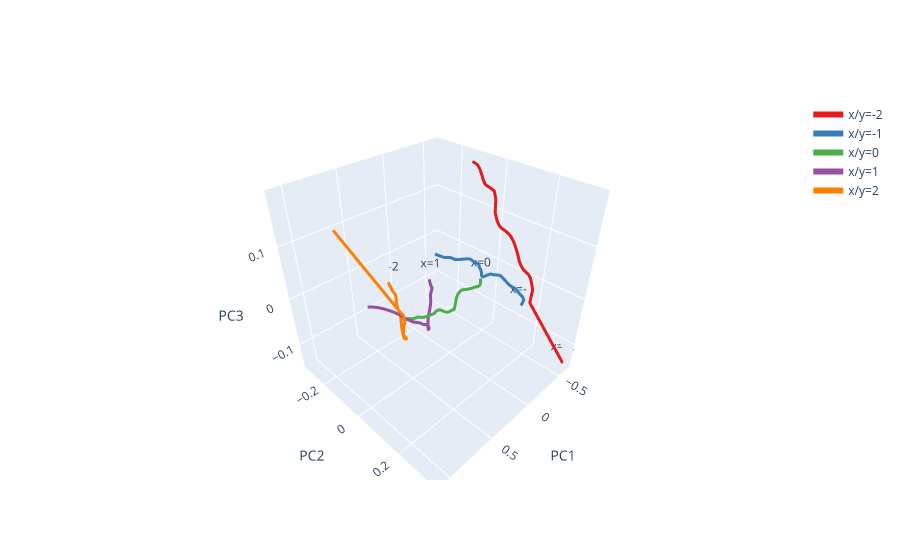

Here is the notebook cell this chart was saved with:
### Code cell
import plotly.graph_objects as go
import plotly.express as px
#import plotly.io as pio
#pio.kaleido.scope.default_format = "png"

fig = go.Figure()

discrete = [-2, -1, 0, 1, 2]

# pick a palette with at least 5 distinct colors
palette = px.colors.qualitative.Set1  
color_map = {val: palette[i % len(palette)] for i, val in enumerate(discrete)}

# lines for discrete y
# for y_val in discrete:
#     sub = df[df["y"] == y_val].sort_values("x")

#     fig.add_trace(go.Scatter3d(
#         x=sub["PC1"],
#         y=sub["PC2"],
#         z=sub["PC3"],
#         mode="lines",
#         line=dict(
#             color=color_map[y_val],  # assign one color per y line
#             width=6
#         ),
#         #name=f"y={y_val}",
#         showlegend=False,
#         hoverinfo="text",
#         text=[f"x: {x}, y: {y}, action: {a}"
#               for x, y, a in zip(sub["x"], sub["y"], sub["action"])]
#     ))

    # add a text label at the last point of the line
    # fig.add_trace(go.Scatter3d(
    #     x=[sub["PC1"].iloc[-1]],
    #     y=[sub["PC2"].iloc[-1]],
    #     z=[sub["PC3"].iloc[-1]],
    #     mode="text",
    #     text=[f"y={y_val}"],
    #     textposition="top center",
    #     showlegend=False
    # ))

#lines for discrete x
for x_val in discrete:
    sub = df[df["x"] == x_val].sort_values("y")
    if (x_val==2):
        print(sub)

    fig.add_trace(go.Scatter3d(
        x=sub["PC1"],
        y=sub["PC2"],
        z=sub["PC3"],
        mode="lines",
        line=dict(
            color=color_map[x_val],  # assign one color per x line
            width=6
        ),
        name=f"x/y={x_val}",
        hoverinfo="text",
        text=[f"x: {x}, y: {y}, action: {a}"
              for x, y, a in zip(sub["x"], sub["y"], sub["action"])]
    ))

    #add a text label at the last point of the line
    fig.add_trace(go.Scatter3d(
        x=[sub["PC1"].iloc[0]],
        y=[sub["PC2"].iloc[0]],
        z=[sub["PC3"].iloc[0]],
        mode="text",
        text=[f"x={x_val}"],
        textposition="top center",
        showlegend=False
    ))

fig.update_layout(scene=dict(
    xaxis_title="PC1",
    yaxis_title="PC2",
    zaxis_title="PC3"
))

fig.show()
